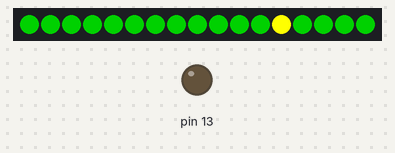
Bench run of a sketch on a simulated Arduino Uno, built with avr-gcc and run on an emulated ATmega328P. Parts: 17 RGB LEDs in strip order, left to right, output pins drawn as LEDs (lit = HIGH). Dim RGB values are drawn brighter than linear; the strip is taken to match the declared colour order; random numbers use the default seed unless the sketch sets one.

Above: at 1.5 s.
At 3.42 s:
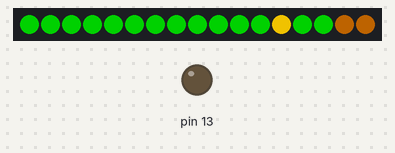
At 6.24 s:
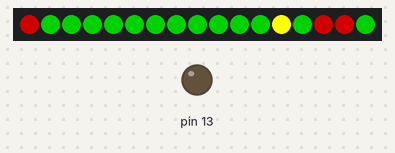
At 10.6 s:
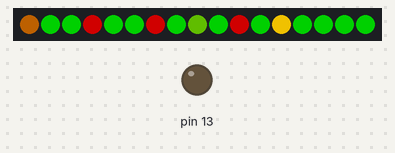
At 19.96 s:
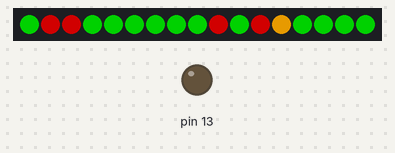
At 39.58 s:
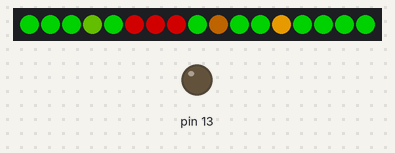

The sketch:

MyChristmasTree.ino
```cpp
#include <Adafruit_NeoPixel.h>
#ifdef __AVR__
  #include <avr/power.h>
#endif
#define PIN        6
#define NUMPIXELS 17

typedef uint32_t color_t;

Adafruit_NeoPixel pixels(NUMPIXELS, PIN, NEO_RGB + NEO_KHZ800);
#define DELAYVAL 700

#define NUM_STEPS 100
#define STEP_DELAY 5
#define CYCLE_DELAY 300


#define FASTDELAYVAL 150

const uint8_t starLedAddr {12};

uint8_t treeLedAddrArray[] {0, 1, 2, 3, 4, 5, 6, 7, 8, 9, 10, 11, 13, 14, 15, 16};
const uint8_t NUM_TREE_LEDS {static_cast<uint8_t>(sizeof(treeLedAddrArray))};

color_t starLedColorPrev {};
color_t starLedColorNow {};
color_t starLedColorNext {};
color_t treeLedColorPrev[NUM_TREE_LEDS] {};
color_t treeLedColorNow[NUM_TREE_LEDS] {};
color_t treeLedColorNext[NUM_TREE_LEDS] {};

void colorToRgb(uint8_t* rgb_arr, const color_t color) {
  *(rgb_arr + 2) = ((uint8_t)(color & 0xFF));
  *(rgb_arr + 1) = ((uint8_t)((color >> 8) & 0xFF));
  *(rgb_arr + 0) = ((uint8_t)((color >> 16) & 0xFF));
}

color_t rgbToColor(const uint8_t r, const uint8_t g, const uint8_t b) {
  return ((uint32_t)r << 16) | ((uint32_t)g << 8) | b;
}

const auto TREE_OFF {pixels.Color(0, 0, 0)};
const auto TREE_GREEN {pixels.Color(0, 120, 0)};
const auto TREE_RED {pixels.Color(120, 0, 0)};

const auto STAR_OFF {TREE_OFF};
const auto STAR_GOLD {pixels.Color(255, 255, 0)};
const auto STAR_DIM {pixels.Color(180, 120, 0)};

void paintTree(color_t color) {
  for (uint8_t idx {}; idx < NUM_TREE_LEDS; idx++) {
    treeLedColorNext[idx] = color;
  }
}

void initTreeAnimate() {
for (uint8_t idx {}; idx < NUM_TREE_LEDS; idx++) {
    treeLedColorPrev[idx] = TREE_GREEN;
    treeLedColorNext[idx] = TREE_GREEN;
  }

  starLedColorNext = STAR_GOLD;
  starLedColorPrev = STAR_GOLD;
  renderTree();
}

void shuffleTreeAddrArray() {
  const size_t count {NUM_TREE_LEDS / sizeof(treeLedAddrArray[0])};
  for (uint8_t idx{}; idx < count; idx++) {
    size_t idxToShuffle = random(0, count - idx);
    auto temp {treeLedAddrArray[idx]};
    treeLedAddrArray[idx] = treeLedAddrArray[idxToShuffle];
    treeLedAddrArray[idxToShuffle] = temp;
  }
}

void renderTree() {
  pixels.setPixelColor(starLedAddr, starLedColorNow);
  for (uint8_t idx{}; idx < NUM_TREE_LEDS; idx++) {
    pixels.setPixelColor(treeLedAddrArray[idx], treeLedColorNow[idx]);
  }
  pixels.show();
}

static const uint8_t NUM_REDS {4};
uint8_t redIdxsArray[NUM_REDS] {};

void randInitReds() {
  for (uint8_t count {}; count < NUM_REDS; count++) {
    const uint8_t randUpdateLedIdx {static_cast<uint8_t>(random(NUM_TREE_LEDS))};
    redIdxsArray[count] = randUpdateLedIdx;
    treeLedColorNext[randUpdateLedIdx] = TREE_RED;
    treeLedColorPrev[randUpdateLedIdx] = TREE_RED;
  }
}

void setup() {
  pinMode(13, OUTPUT);

#if defined(__AVR_ATtiny85__) && (F_CPU == 16000000)
  clock_prescale_set(clock_div_1);
#endif

  pixels.begin();
  delay(DELAYVAL);
  pixels.clear();
  pixels.show();
  delay(DELAYVAL);

  shuffleTreeAddrArray();
  initTreeAnimate();
}

// interpolate from one uint8_t to another uint8_t. frac \in [0, 1]
inline uint8_t interpolateU8(uint8_t from_val, uint8_t to_val, float frac) {
  return (uint8_t)((1-frac) * ((float)from_val) + (frac * (float)to_val));
}

// interpolate from one color_t to another color_t. frac \in [0, 1]
color_t interpolateColor(color_t from_color, color_t to_color, float frac) {
  uint8_t from_rgb[3] {0, 120, 0};
  colorToRgb(from_rgb, from_color);

  uint8_t to_rgb[3] {0, 0, 120};
  colorToRgb(to_rgb, to_color);

  uint8_t result_rgb[3];
  for (uint8_t idx{}; idx < 3; idx++) {
    result_rgb[idx] = interpolateU8(from_rgb[idx], to_rgb[idx], frac);
  }
  return rgbToColor(result_rgb[0], result_rgb[1], result_rgb[2]);
}

int step_idx {};

// interpolate from Prev state to Next state. uses step index to compute frac
void interpTree() {
  float step_frac {((float)step_idx)/(NUM_STEPS-1)};
  starLedColorNow = interpolateColor(starLedColorPrev, starLedColorNext, step_frac);
  for (uint8_t idx{}; idx < NUM_TREE_LEDS; idx++) {
    treeLedColorNow[idx] = interpolateColor(treeLedColorPrev[idx], treeLedColorNext[idx], step_frac);
  }
}

void loop() {

  // Transition to "Next" state complete. Update "Next" state
  if (step_idx >= NUM_STEPS) {
    starLedColorNext = (starLedColorPrev == STAR_GOLD) ? STAR_DIM : STAR_GOLD;

    // Select one of the red LEDs to start transitioning to green
    static uint8_t redLedUpdateIdx {};
    redLedUpdateIdx++;
    if (redLedUpdateIdx >= NUM_REDS) {
      redLedUpdateIdx = 0;
    }

    // select an LED on the tree to update
    static uint8_t treeLedUpdateIdx {};
    treeLedUpdateIdx++;
    if (treeLedUpdateIdx >= NUM_TREE_LEDS) {
      treeLedUpdateIdx = 0;
      shuffleTreeAddrArray();
    }

    //
    treeLedColorNext[treeLedUpdateIdx] = (treeLedColorPrev[treeLedUpdateIdx] == TREE_GREEN) ? TREE_RED : TREE_GREEN;
    treeLedColorNext[redIdxsArray[redLedUpdateIdx]] = (treeLedColorPrev[redIdxsArray[redLedUpdateIdx]] == TREE_GREEN) ? TREE_RED : TREE_GREEN;
    redIdxsArray[redLedUpdateIdx] = treeLedUpdateIdx;
    step_idx = 0;

    // Prev = Now
    starLedColorPrev = starLedColorNow;
    for (uint8_t idx{}; idx < NUM_TREE_LEDS; idx++) {
      treeLedColorPrev[idx] = treeLedColorNow[idx];
    }

    // wait a bit longer at this point before updating to show the final state
    delay(CYCLE_DELAY);
  }

  // interpolate between Prev and Next states
  interpTree();

  // set LEDs the Now state and display
  renderTree();
  pixels.show();

  step_idx++;
  delay(STEP_DELAY);
}
```
